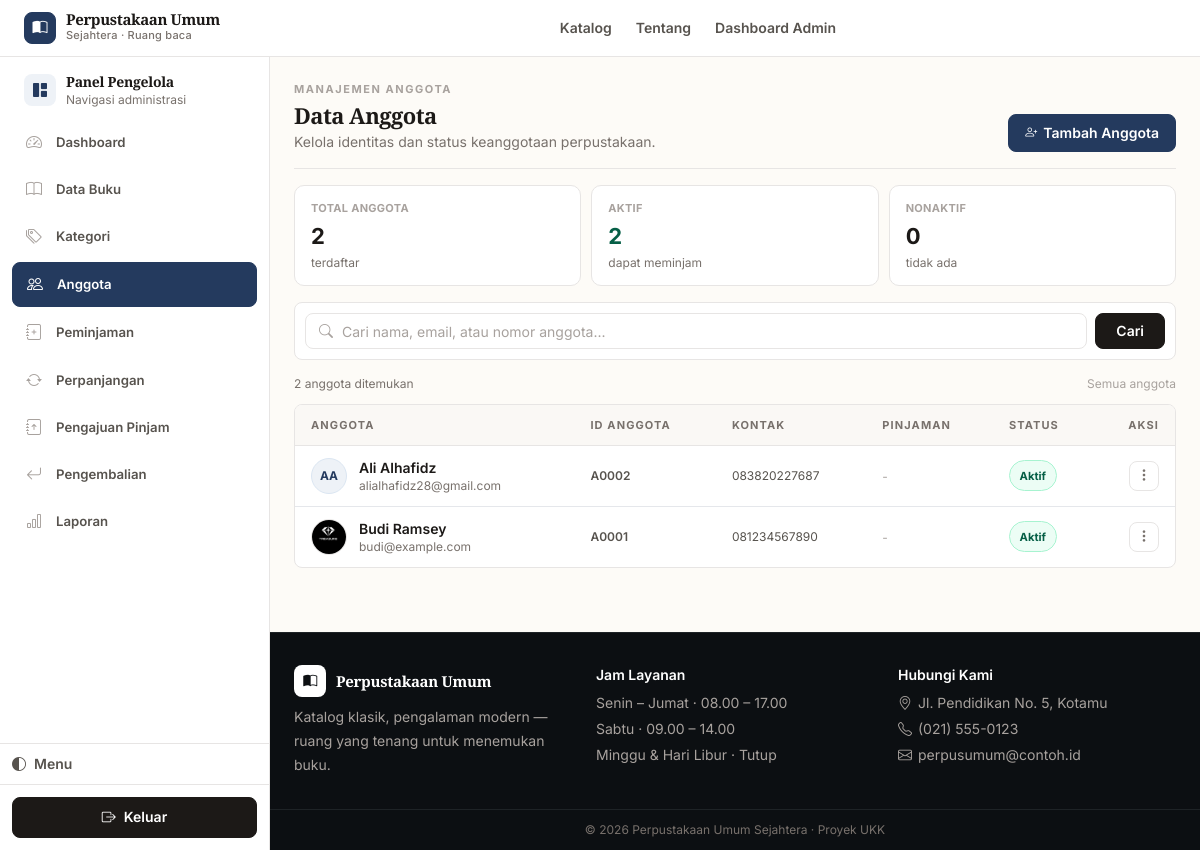
/admin/anggota/index.php (signed in), run on the app's committed database.
### tables this page shows
CREATE TABLE `anggota` (
  `id_anggota` int NOT NULL,
  `nomor_anggota` varchar(20) NOT NULL,
  `nama` varchar(150) NOT NULL,
  `email` varchar(150) NOT NULL,
  `password` varchar(255) NOT NULL,
  `no_hp` varchar(20) DEFAULT NULL,
  `alamat` varchar(255) DEFAULT NULL,
  `foto` varchar(255) DEFAULT NULL,
  `reset_token` varchar(64) DEFAULT NULL,
  `reset_expiry` datetime DEFAULT NULL,
  `status` enum('aktif','nonaktif') NOT NULL DEFAULT 'aktif',
  `created_at` timestamp NOT NULL DEFAULT CURRENT_TIMESTAMP
);

### includes/functions.php (called while the page is built, shortened)
<?php
function e($string) {
    return htmlspecialchars($string ?? '', ENT_QUOTES, 'UTF-8');
}
function clean($string) {
    return trim(strip_tags($string ?? ''));
}
function foto_profil_url($nama_file) {
    return UPLOAD_PROFIL_URL . $nama_file;
}

### admin/anggota/index.php (the view, shortened to what this page needs)
<?php
require_once __DIR__ . '/../../config/bootstrap.php';
$kata_kunci = clean($_GET['q'] ?? '');
$halaman = isset($_GET['halaman']) ? max(1, (int)$_GET['halaman']) : 1;
$per_halaman = 10;
$offset = ($halaman - 1) * $per_halaman;
$where = '';
$params = [];
$total = $pdo->prepare("SELECT COUNT(*) FROM anggota $where");
$total->execute($params);
$total_data = (int) $total->fetchColumn();
$stmt = $pdo->prepare("SELECT a.*, (SELECT COUNT(*) FROM peminjaman p WHERE p.id_anggota=a.id_anggota AND p.status='dipinjam') AS aktif_pinjam FROM anggota a $where ORDER BY a.id_anggota DESC LIMIT :limit OFFSET :offset");
$stmt->bindValue(':limit', $per_halaman, PDO::PARAM_INT);
$stmt->bindValue(':offset', $offset, PDO::PARAM_INT);
$stmt->execute();
$daftar = $stmt->fetchAll();
try {
    $stat_aktif = (int)$pdo->query("SELECT COUNT(*) FROM anggota WHERE status='aktif'")->fetchColumn();
    $stat_non = $total_data - $stat_aktif;
} catch (Throwable $e) { $stat_aktif = 0; $stat_non = 0; }
if (!function_exists('initials_from_name')) {
    function initials_from_name($nama) {
        $nama = trim((string)$nama);
        $parts = preg_split('/\s+/', $nama);
        $parts = array_filter($parts, fn($p)=> $p!=='');
        $parts = array_values($parts);
        return mb_strtoupper(mb_substr($parts[0],0,1) . mb_substr(end($parts),0,1));
    }
}
require_once __DIR__ . '/../../includes/header.php';
require_once __DIR__ . '/../../includes/admin_menu.php';
?>
<div class="flex flex-col sm:flex-row sm:items-end justify-between gap-3 mb-4 pb-4" style="border-bottom:1px solid var(--border)">
  <div class="min-w-0">
    <p class="text-[11px] font-bold tracking-[.14em] uppercase" style="color:var(--text-faint-2)">Manajemen anggota</p>
    <h1 class="font-display text-[22px] font-bold tracking-tight mt-1" style="color:var(--text)">Data Anggota</h1>
    <p class="text-sm mt-1" style="color:var(--text-faint)">Kelola identitas dan status keanggotaan perpustakaan.</p>
  </div>
  <a href="<?= BASE_URL ?>/admin/anggota/tambah.php" class="inline-flex items-center justify-center gap-1.5 bg-brand-600 hover:bg-brand-700 text-white text-sm font-semibold px-4 py-2 rounded-lg shrink-0"><i class="bi bi-person-plus text-xs"></i> Tambah Anggota</a>
</div>
<div class="grid grid-cols-3 gap-2.5 mb-4">
  <div class="bg-white rounded-lg border p-3 sm:p-4" style="border-color:var(--border)">
    <p class="text-[11px] font-bold uppercase tracking-wide" style="color:var(--text-faint-2)">Total Anggota</p>
    <p class="text-[22px] font-bold tracking-tight mt-1" style="color:var(--text)"><?= $total_data ?></p>
    <p class="text-xs mt-0.5" style="color:var(--text-faint)">terdaftar</p>
  </div>
  <div class="bg-white rounded-lg border p-3 sm:p-4" style="border-color:var(--border)">
    <p class="text-[11px] font-bold uppercase tracking-wide" style="color:var(--text-faint-2)">Aktif</p>
    <p class="text-[22px] font-bold tracking-tight mt-1" style="color:#065f46"><?= $stat_aktif ?></p>
    <p class="text-xs mt-0.5" style="color:var(--text-faint)">dapat meminjam</p>
  </div>
  <div class="bg-white rounded-lg border p-3 sm:p-4" style="border-color:<?= $stat_non>0 ? '#fecaca' : 'var(--border)' ?>; background:<?= $stat_non>0 ? '#fef2f2' : 'var(--surface)' ?>">
    <p class="text-[11px] font-bold uppercase tracking-wide" style="color:<?= $stat_non>0 ? '#991b1b' : 'var(--text-faint-2)' ?>">Nonaktif</p>
    <p class="text-[22px] font-bold tracking-tight mt-1" style="color:<?= $stat_non>0 ? '#991b1b' : 'var(--text)' ?>"><?= $stat_non ?></p>
    <p class="text-xs mt-0.5" style="color:<?= $stat_non>0 ? '#b42318' : 'var(--text-faint)' ?>"><?= $stat_non>0 ? 'perlu perhatian' : 'tidak ada' ?></p>
  </div>
</div>
<form method="get" class="mb-4 bg-white rounded-lg border p-2.5 flex gap-2 items-center" style="border-color:var(--border)">
  <div class="relative flex-1">
    <i class="bi bi-search absolute left-3.5 top-1/2 -translate-y-1/2 text-sm" style="color:var(--text-faint-2)"></i>
    <input type="text" name="q" value="<?= e($kata_kunci) ?>" placeholder="Cari nama, email, atau nomor anggota..." class="w-full h-10 border rounded-lg pl-9 pr-3 text-sm focus:outline-none focus:ring-2 focus:ring-brand-500" style="border-color:var(--border); background:var(--surface)">
  </div>
  <button class="h-10 px-5 rounded-lg bg-slate-900 hover:bg-slate-800 text-white font-semibold text-sm inline-flex items-center justify-center">Cari</button>
</form>
<div class="flex items-center justify-between gap-3 mb-3">
  <p class="text-xs" style="color:var(--text-faint)"><?= $total_data ?> anggota ditemukan</p>
  <span class="text-xs hidden sm:inline" style="color:var(--text-faint-2)"><?= $kata_kunci!=='' ? 'Hasil pencarian' : 'Semua anggota' ?></span>
</div>
<?php if (empty($daftar)): ?>
  <div class="text-center py-14 bg-white rounded-lg border" style="border-color:var(--border)">
    <div class="w-11 h-11 mx-auto rounded-lg flex items-center justify-center text-lg mb-3" style="background:var(--surface-2); color:var(--text-faint); border:1px solid var(--border)"><i class="bi bi-people"></i></div>
    <h3 class="font-display font-semibold text-sm" style="color:var(--text)">Tidak ada anggota</h3>
    <p class="text-sm mt-1 px-6" style="color:var(--text-faint)"><?= $kata_kunci!=='' ? 'Coba kata kunci lain.' : 'Belum ada data anggota terdaftar.' ?></p>
  </div>
<?php else: ?>
  <div class="angg-desktop bg-white rounded-lg border overflow-hidden" style="border-color:var(--border)">
    <div class="overflow-x-auto">
      <table class="w-full text-sm no-responsive">
        <thead>
          <tr style="background:var(--surface-2); border-bottom:1px solid var(--border)">
            <th class="px-4 py-2.5 text-left text-[11px] font-bold uppercase tracking-widest" style="color:var(--text-faint)">Anggota</th>
            <th class="px-4 py-2.5 text-left text-[11px] font-bold uppercase tracking-widest whitespace-nowrap" style="color:var(--text-faint)">ID Anggota</th>
            <th class="px-4 py-2.5 text-left text-[11px] font-bold uppercase tracking-widest whitespace-nowrap" style="color:var(--text-faint)">Kontak</th>
            <th class="px-4 py-2.5 text-left text-[11px] font-bold uppercase tracking-widest whitespace-nowrap" style="color:var(--text-faint)">Pinjaman</th>
            <th class="px-4 py-2.5 text-left text-[11px] font-bold uppercase tracking-widest whitespace-nowrap" style="color:var(--text-faint)">Status</th>
            <th class="px-4 py-2.5 text-right text-[11px] font-bold uppercase tracking-widest" style="color:var(--text-faint)">Aksi</th>
          </tr>
        </thead>
        <tbody class="divide-y" style="border-color:var(--border-faint)">
          <?php foreach ($daftar as $a):
            $initials = initials_from_name($a['nama']);
            $hasFoto = !empty($a['foto']);
            $aktifPinjam = (int)($a['aktif_pinjam'] ?? 0);
          ?>
            <tr class="hover:bg-[var(--surface-2)] transition-colors">
              <td class="px-4 py-3">
                <div class="flex gap-3 items-center min-w-0">
                  <?php if ($hasFoto): ?>
                    <img src="<?= e(foto_profil_url($a['foto'])) ?>" alt="" loading="lazy" class="angg-avatar-sm">
                  <?php else: ?>
                    <span class="angg-fallback-sm"><?= e($initials) ?></span>
                  <?php endif; ?>
                  <div class="min-w-0">
                    <p class="text-sm font-semibold truncate max-w-[200px]" style="color:var(--text)" title="<?= e($a['nama']) ?>"><?= e($a['nama']) ?></p>
                    <p class="text-xs truncate max-w-[220px]" style="color:var(--text-faint)" title="<?= e($a['email']) ?>"><?= e($a['email']) ?></p>
                  </div>
                </div>
              </td>
              <td class="px-4 py-3 whitespace-nowrap font-semibold text-xs" style="color:var(--text-muted)"><?= e($a['nomor_anggota']) ?></td>
              <td class="px-4 py-3 whitespace-nowrap text-xs" style="color:var(--text-muted)"><?= e($a['no_hp'] ?: '-') ?></td>
              <td class="px-4 py-3 whitespace-nowrap">
                <?php if ($aktifPinjam>0): ?>
                  <span class="inline-flex items-center gap-1.5 text-xs font-semibold px-2.5 py-1 rounded-full border" style="background:var(--accent-soft); color:var(--accent-text); border-color:var(--accent-soft-2)"><i class="bi bi-bookmark text-[11px]"></i> <?= $aktifPinjam ?> aktif</span>
                <?php else: ?>
                  <span class="text-xs" style="color:var(--text-faint-2)">-</span>
                <?php endif; ?>
              </td>
              <td class="px-4 py-3 whitespace-nowrap"><span class="angg-badge <?= $a['status']==='aktif' ? 'angg-badge-safe' : 'angg-badge-danger' ?>"><?= e(ucfirst($a['status'])) ?></span></td>
              <td class="px-4 py-3 text-right">
                <div class="relative inline-block" data-angg-menu>
                  <button type="button" class="angg-menu-btn" aria-label="Aksi" aria-expanded="false"><i class="bi bi-three-dots-vertical text-sm"></i></button>
                </div>
              </td>
            </tr>
          <?php endforeach; ?>
        </tbody>
      </table>
    </div>
  </div>
<?php endif; ?>
<?php require_once __DIR__ . '/../../includes/footer.php'; ?>

### assets/css/app.css (style rules this page uses)
:root { color-scheme: light; --paper: #fdfbf7; --paper-2: #f7f2eb; --surface: #ffffff; --surface-2: #faf8f5; --surface-hover: #f5f1ea; --border: #e7e5e4; --border-strong: #d6d3d1; --border-faint: #f5f5f4; --text: #1c1917; --text-muted: #57534e; --text-faint: #78716c; --text-faint-2: #a8a29e; --accent: #243a5e; --accent-hover: #1a2c4a; --accent-soft: #eef2f7; --accent-soft-2: #dbe6f2; --accent-ring: rgba(36,58,94,.14); --accent-text: #243a5e; --radius-sm: 6px; --radius: 8px; --radius-md: 10px; --radius-lg: 12px; --radius-xl: 14px; --shadow-xs: 0 1px 2px rgba(16,24,40,.05); --shadow-sm: 0 1px 3px rgba(16,24,40,.06); --shadow: 0 2px 8px rgba(16,24,40,.06); --font-body: Inter, ui-sans-serif, system-ui, -apple-system, "Segoe UI", sans-serif; --font-display: "EB Garamond", "Source Serif 4", Georgia, "Times New Roman", serif; --transition: 160ms ease; --transition-fast: 120ms ease; --badge-amber-bg: #fffbeb; --badge-amber-border: #fde68a; --badge-amber-text: #92400e; --badge-red-bg: #fef2f2; --badge-red-border: #fecaca; --badge-red-text: #991b1b; --badge-emerald-bg: #ecfdf5; --badge-emerald-border: #a7f3d0; --badge-emerald-text: #065f46; --badge-slate-bg: #f8fafc; --badge-slate-border: var(--border); --badge-slate-text: var(--text-faint); }
html { scroll-behavior: smooth; }
body { font-family: var(--font-body); background: var(--paper); color: var(--text); -webkit-font-smoothing: antialiased; text-rendering: optimizeLegibility; line-height: 1.65; }
h1, h2, h3, .font-display, .hero-title { font-family: var(--font-display); letter-spacing: -0.02em; line-height: 1.2; color: var(--text); }
h1 { font-weight: 700; }
@media (prefers-reduced-motion: no-preference) { * { scroll-behavior: auto; } }
a.bg-brand-600, button.bg-brand-600, .bg-brand-600 { background: var(--accent) !important; color: #fff !important; border: 1px solid var(--accent) !important; border-radius: var(--radius) !important; box-shadow: none !important; font-weight: 600 !important; font-size: 0.875rem !important; transition: background var(--transition-fast), border-color var(--transition-fast), color var(--transition-fast) !important; transform: none !important; }
.bg-slate-900, .bg-slate-800 { background: var(--text) !important; color: var(--surface) !important; border: 1px solid var(--text) !important; border-radius: var(--radius) !important; box-shadow: none !important; }
input, select, textarea { border: 1px solid var(--border) !important; background: var(--surface) !important; color: var(--text) !important; border-radius: var(--radius) !important; transition: border-color var(--transition-fast), box-shadow var(--transition-fast), background var(--transition-fast) !important; font-size: 0.875rem !important; }
input::placeholder, textarea::placeholder { color: var(--text-faint-2) !important; }
.h-10 { height: 36px !important; }
.px-4.py-2\.5 { padding-top: 0.6rem !important; padding-bottom: 0.6rem !important; }
input, select, textarea, button { max-width: 100%; }
body { animation: none !important; }
main > * { animation: none !important; }
a { transition: color var(--transition-fast) !important; }
.grid.grid-cols-2.md\:grid-cols-3 > div.bg-white, .grid.grid-cols-3 > div.bg-white { padding: 14px 16px !important; border-radius: var(--radius-md) !important; }

### admin/anggota/index.php (style rules this page uses)
.angg-avatar-sm { width:36px;height:36px;border-radius:999px;object-fit:cover;border:1px solid var(--border);flex-shrink:0 }
.angg-fallback-sm { width:36px;height:36px;border-radius:999px;display:flex;align-items:center;justify-content:center;font-size:12px;font-weight:700;background:var(--accent-soft);color:var(--accent-text);border:1px solid var(--accent-soft-2);flex-shrink:0 }
.angg-badge { display:inline-flex;align-items:center;gap:.35rem;border-radius:999px;padding:.28rem .6rem;font-size:.70rem;font-weight:700;border:1px solid var(--border);white-space:nowrap }
.angg-badge-safe { background:#ecfdf5;color:#065f46;border-color:#a7f3d0 }
.angg-menu-btn { width:30px;height:30px;border-radius:8px;border:1px solid var(--border);background:var(--surface);color:var(--text-faint);display:inline-flex;align-items:center;justify-content:center;transition:all 120ms ease }

### data on the page
anggota: nama "AA", nama "Ali Alhafidz", email "alialhafidz28@gmail.com", nomor_anggota "A0002", no_hp "083820227687", status "Aktif"
anggota: foto (picture), nama "Budi Ramsey", email "budi@example.com", nomor_anggota "A0001", no_hp "081234567890", status "Aktif"

### other printed values
$item['label'] "Dashboard"
$item['label'] "Data Buku"
$item['label'] "Kategori"
$item['label'] "Anggota"
$item['label'] "Peminjaman"
$item['label'] "Perpanjangan"
$item['label'] "Pengajuan Pinjam"
$item['label'] "Pengembalian"
$item['label'] "Laporan"
$total_data "2"
$stat_aktif "2"
$stat_non "0"
